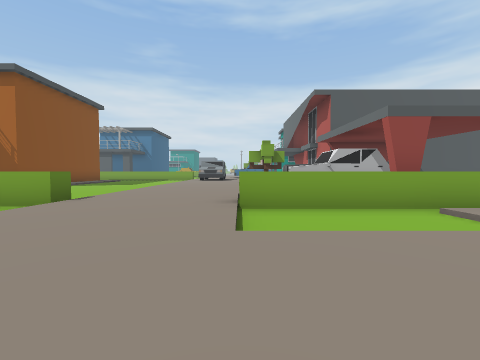
view 1 (above)

23 first-person views from a walk through a scene from a Unity 3-D project. The camera is 1.2 m above the floor, tilts 2° down and sees 90° across. Doors are open. The floor is counted in squares, 2 m on a side. Each view is taken from the middle of a square. On the plan, view 1 faces up. The plan holds only what a view shows up to about 9 squares ahead; the rest is blank. The place goes on beyond the plan. The player character is not drawn. Some animated figures are left out.

view 2
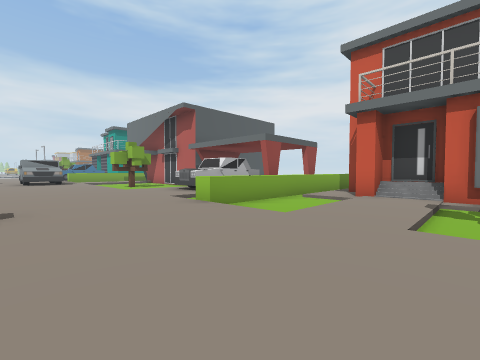

view 3
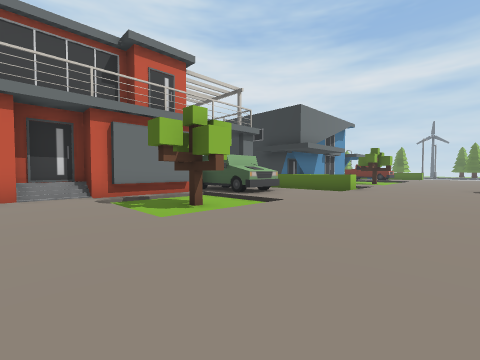

view 4
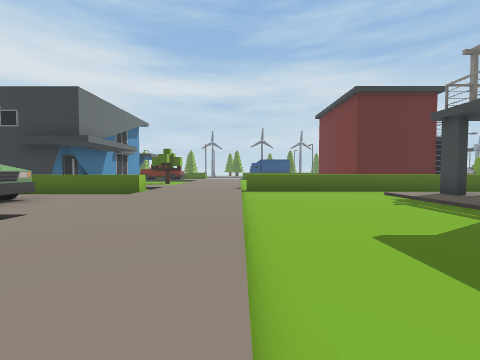

view 5
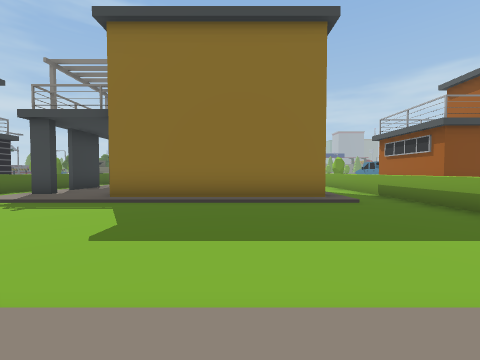

view 6
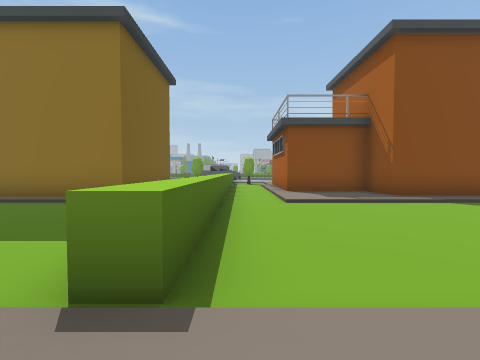

view 7
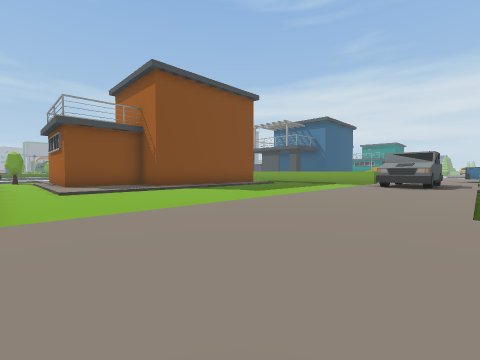

view 8
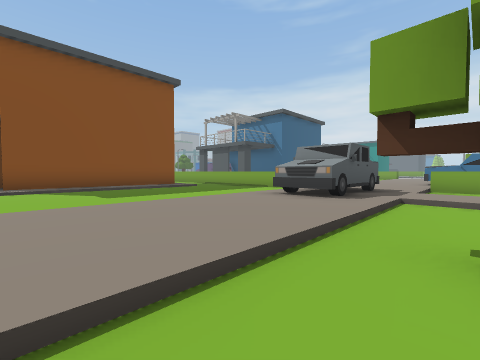

view 9
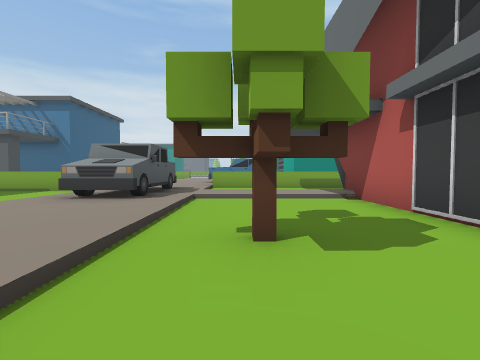

view 10
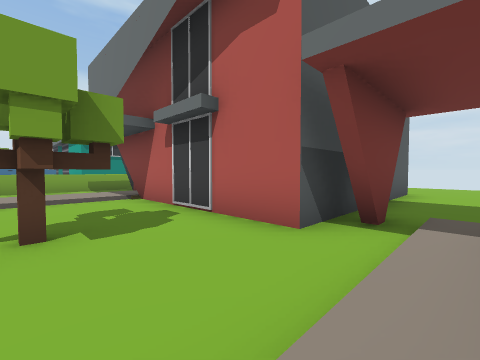

view 11
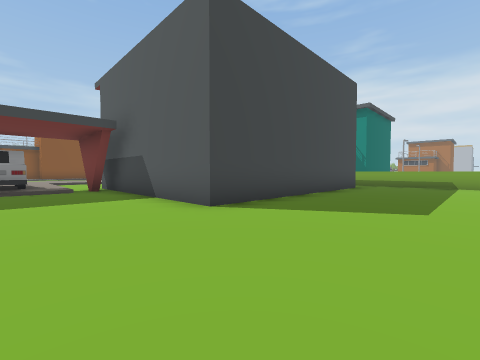

view 12
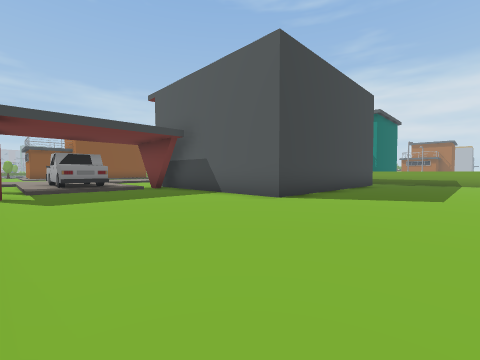

view 13
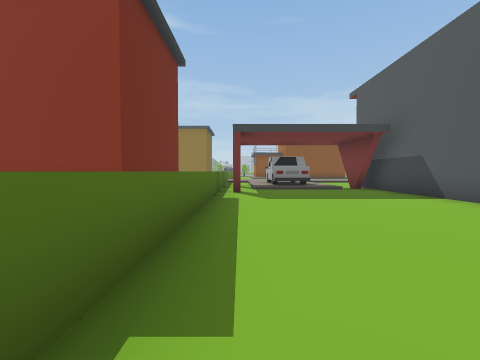

view 14
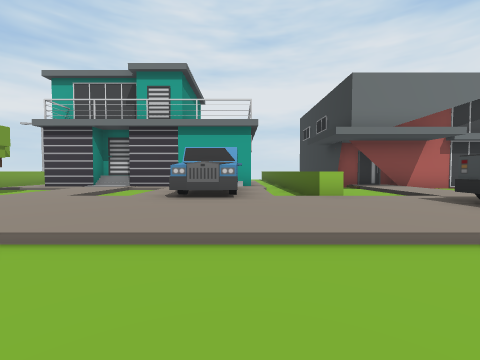

view 15
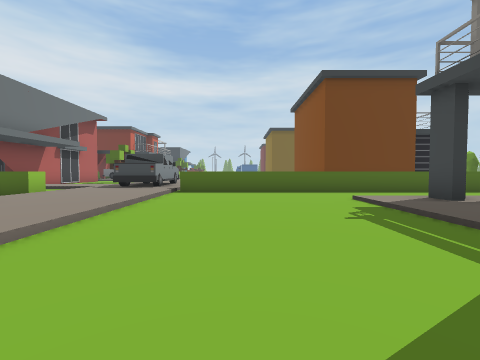

view 16
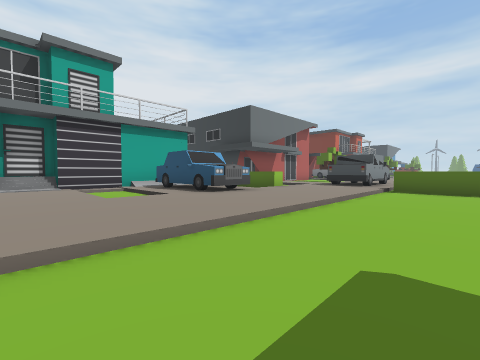

view 17
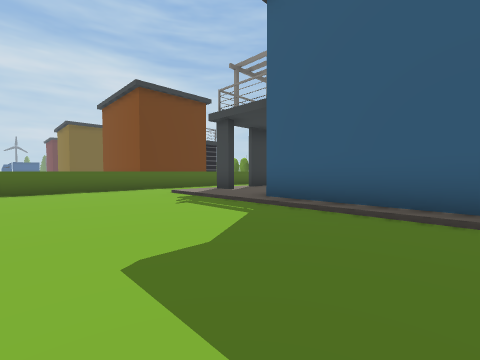

view 18
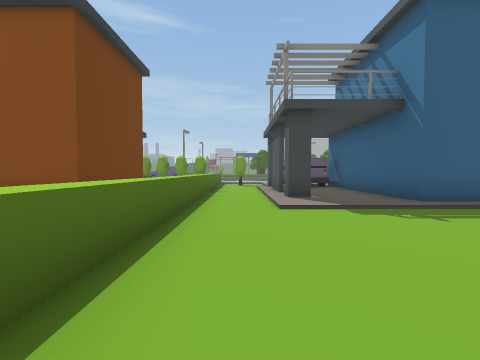

view 19
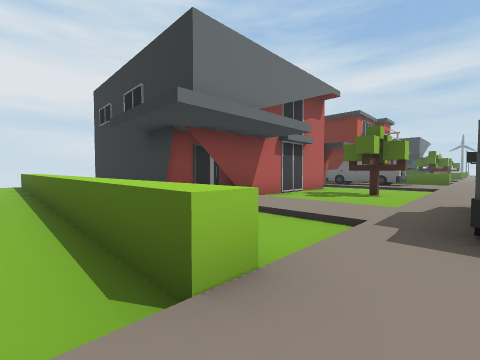

view 20
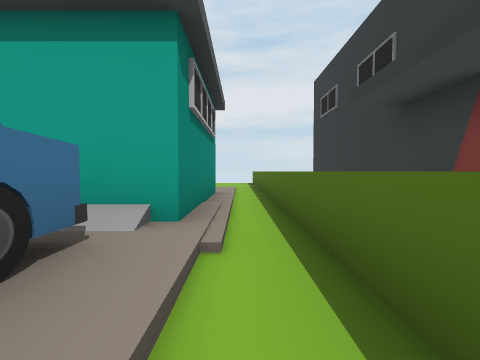

view 21
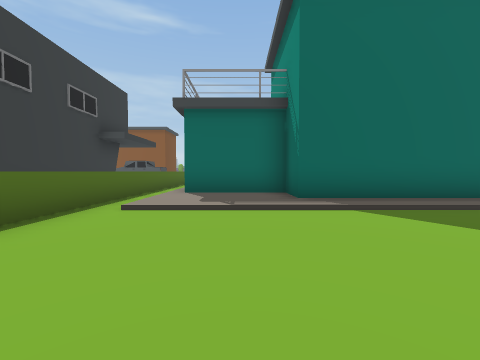

view 22
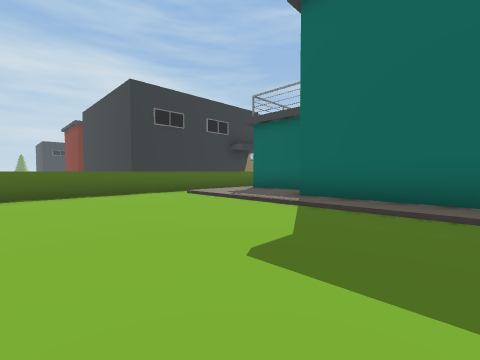

view 23
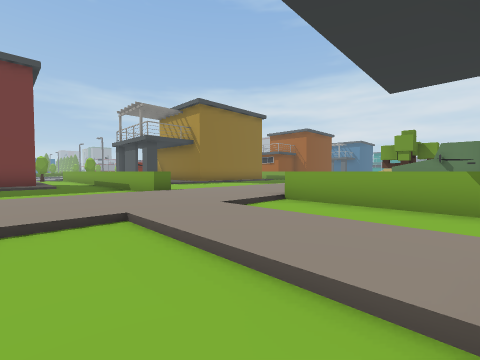

### Floor plan
Key: @ floor where view 1 was taken; # wall or solid block; x gap in a wall; . main floor; : floor 0.25 m higher than the main floor; / step, stairs or slope; ^ raised ledge; C car; T tree; R truck.
Columns run from 12 left of view 1 to 13 right of it. Each row starts with its distance up from view 1.
 25     #..../::::::#   #:....
 24     #..../::::::#   #:....
 23     #..../::/../#   #:....
 22 #####..../:::::/#  ##:....
 21 :::::..../::CCC/#  #::....
 20  ::::..../::CCC/####::....
 19 ##/#/..../::/..///////....
 18 ........./::^^^^^^^^^^^^^^
 17 ^^^^^^^^^/::/....      ...
 16       .../RR////######....
 15        ../RR::::#    #....
 14 ####  .../RR/...#    #....
 13    # ..../::/...#    #....
 12    #:..../::/...#    #....
 11    #:..../::/TT.#    #....
 10    #:..../::/...######....
  9   ##:..../::/...##........
  8   #::..../:::::::/........
  7  ##::..../::::CCC/........
  6  ////..../::::CC:/........
  5  ......../::/.....#.......
  4  ^^^^^^^^/::^^^^^^^^^^^^^
  3  ......../::/../:#####
  2  ####..../::////##   #
  1     #..../::::::#    #
  0     #..../::@..##
 -1     #..../::/TT#
 -2     #..../::/..#
 -3     #..../::::^##
 -4   :::..../::::^#
 -5  ::::..../::::::
 -6  #x#/..../::^^^^
 -7   ......./::/...
 -8 ^^^^^^^^^/::/...##
 -9      ..../::::::
-10    #:..../::////
-11    #:..../::/...

Where each view was taken, in squares from view 1:
view 1: 0 up, 0 right, facing up
view 2: 0 up, 3 left, facing up-right
view 3: 2 up, 3 left, facing down-right
view 4: 1 up, 3 left, facing down
view 5: 0 up, 2 left, facing left
view 6: 5 up, 2 left, facing left
view 7: 5 up, 0 right, facing up-left
view 8: 9 up, 1 right, facing up-left
view 9: 9 up, 1 right, facing up
view 10: 8 up, 1 right, facing up-right
view 11: 7 up, 13 right, facing up-left
view 12: 5 up, 13 right, facing up-left
view 13: 5 up, 13 right, facing left
view 14: 20 up, 5 left, facing right
view 15: 24 up, 5 left, facing down
view 16: 25 up, 5 left, facing down-right
view 17: 25 up, 4 left, facing down-left
view 18: 18 up, 3 left, facing left
view 19: 19 up, 1 left, facing down-right
view 20: 19 up, 1 right, facing right
view 21: 21 up, 13 right, facing left
view 22: 25 up, 13 right, facing down-left
view 23: 11 down, 3 right, facing up-left
